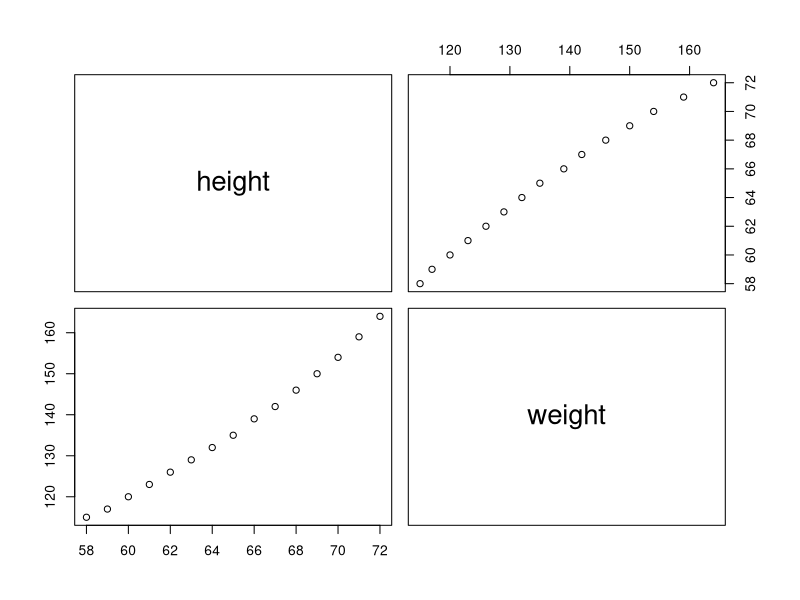

Here is the R script that generated this plot: (Note: this script raises an error after producing the figure.)
#simple linear regression
women
head(women)
cor(women)
names(women)
cov(women$height,women$weight)
cor(women$height,women$weight)
pairs(women)

fit1= lm(weight ~ height, data = women)
summary(fit1)
#predict for 69.5 and 70.5
(new = data.frame(height=c(69.5,70.5)))
(p1=predict(fit1,newdata = new))
cbind(new,p1)




attributes(fit1)  #output of model

#coefficients
coef(fit1)
#p values for b0 & b1 are significant as it is < 0.05
#pvalue1 = 1.71e-09 < 0.05
#pvalue2 = 1.09e-14 < 0.05

coef(fit1)
#Y = -87 + 3.4 * X  # no extrapolations
(Y = -87 + 3.4 * 20)  # weight cannot be negative
range(women$height)
(Y = -87 + 3.4 * 58)
(Y = -87 + 3.4 * 61.5)
(Y = -87 + 3.4 * 72)
range(women$height)
women


#R^2
(summary(fit1))$r.squared  #0.991
(summary(fit1))$adj.r.squared  #0.9903
#99% of variation in weight is explained by Height
#Good Linear Model for Prediction


#FStats : p value
(summary(fit1))$fstatistic 
#pvalue : 1.09e-14  < 0.05 : Model exists
#There is at least 1 IV which explains variation in Y (DV)


#Prediction : for height = 65, 66

(new1 = data.frame(height=c(65,66,66.5)))
new1
(p1=predict(fit1, newdata = new1))
cbind(new1, p1)
#136.7333 140.1833

(new2 = data.frame(height=c(60,69)))
(p2=predict(fit1, newdata = new2))
cbind(new2, p2)

?predict
predict(fit1, newdata = new1, interval='confidence')
predict(fit1, newdata = new1, interval='prediction')

women
women$weight
fitted(fit1) # predicted values of all original Xs
predict(fit1, newdata = data.frame(women$height)) # same as above for single X

new3 = data.frame(women$height)  # DF using height of original data
cbind(women, fitted(fit1), residuals(fit1))  # compare women, predicted, errors
residuals(fit1)  # diff between actual and predicted values of weight
summary(fit1)
summary(residuals(fit1))

plot(fit1)
cor(fitted(fit1), women$weight)
summary(fit1)



names(mtcars)
fit2= lm(mpg~wt,data = mtcars)
range(mtcars$wt)
#predict mpg for wt=2and 3
(new=data.frame(wt=c(2,3)))
(p1=predict(fit2,newdata = new))
cbind(new,p1)
plot(new)
plot(fit2)






par(mfrow=c(2,2))




# Simple Linear Regression : Built in Data Set Women
# Check for assumptions of Regression in the data Set
women
?women
str(women)
fit = lm(weight ~ height, data=women)
?plot
#Initial Checks
cor(women$height, women$weight)
#there is Strong and Positive Relationship between height and weight
plot(women$height, women$weight)
par(mfrow=c(1,1))
plot(fit, which=2)
residuals(fit)
plot(women)

str(women)
head(women)
women[,2]
fitted(fit)
cbind(women, fitted(fit), predicted=3.45 * women$height - 87)
cbind(women, fitted(fit), residue=fitted(fit)-women$weight, resid(fit))
y = 3.4 * height - 87
plot(residuals(fit))
hist(women$height, breaks=4)
hist(residuals(fit))

hist(residuals(fit), freq=F)
lines(density(residuals(fit)))

#Prediction
ndata = data.frame(height=52.5)
predict(fit, newdata=ndata, type='response')


#Assumptions Regression
#Linearity----
#Linearity of the data. The relationship between the predictor (x) and the outcome (y) is assumed to be linear.
# component + residual plot 
plot(women$height, fitted(fit))
plot(residuals(fit) ~ fitted(fit))
plot(fit, which=1)
#residuals should be randomly distributed and not increase or decrease 


#Normality----
#Normality of residuals. The residual errors are assumed to be normally distributed.
plot(density(resid(fit)))
plot(fit, which=2)

#Homoscedasticity----
#Homogeneity of residuals variance. The residuals are assumed to have a constant variance (homoscedasticity - opposite of heteroscedasticity)
plot(fit, which=3)
#No funnel shape, random distribution of residuals
plot(fit, which=4)

#Auto-Correlation----
#Independence of residuals error terms. (Not dependent on previous values)
car::durbinWatsonTest(fit)
#pvalue < 0; Ho that there is no correlation (r2=0) is accepted

#Outliers
plot(fit, which=4)
#potential outliers are highlighted 1, 14, 15 row
women[c(1,14,15),]
summary(fit)
#Lets remove these values and then find R2
fit2 = lm(weight ~ height, data=women[-c(1,14,15),])
summary(fit2)
(summary(fit))$r.squared
(summary(fit2))$r.squared
AIC(fit, fit2) #lower value of AIC is better
?AIC

#Potential Problems
#Non-linearity of the outcome - predictor relationships
#Heteroscedasticity: Non-constant variance of error terms.
#Auto Collinearity, Multi-collinearity
#Presence of influential values in the data that can be:
#Outliers: extreme values in the outcome (y) variable
#High-leverage points: extreme values in the predictors (x) variable

#All these assumptions and potential problems can be checked by producing some diagnostic plots visualizing the residual errors.
par(mfrow=c(2,2))
plot(fit1)

